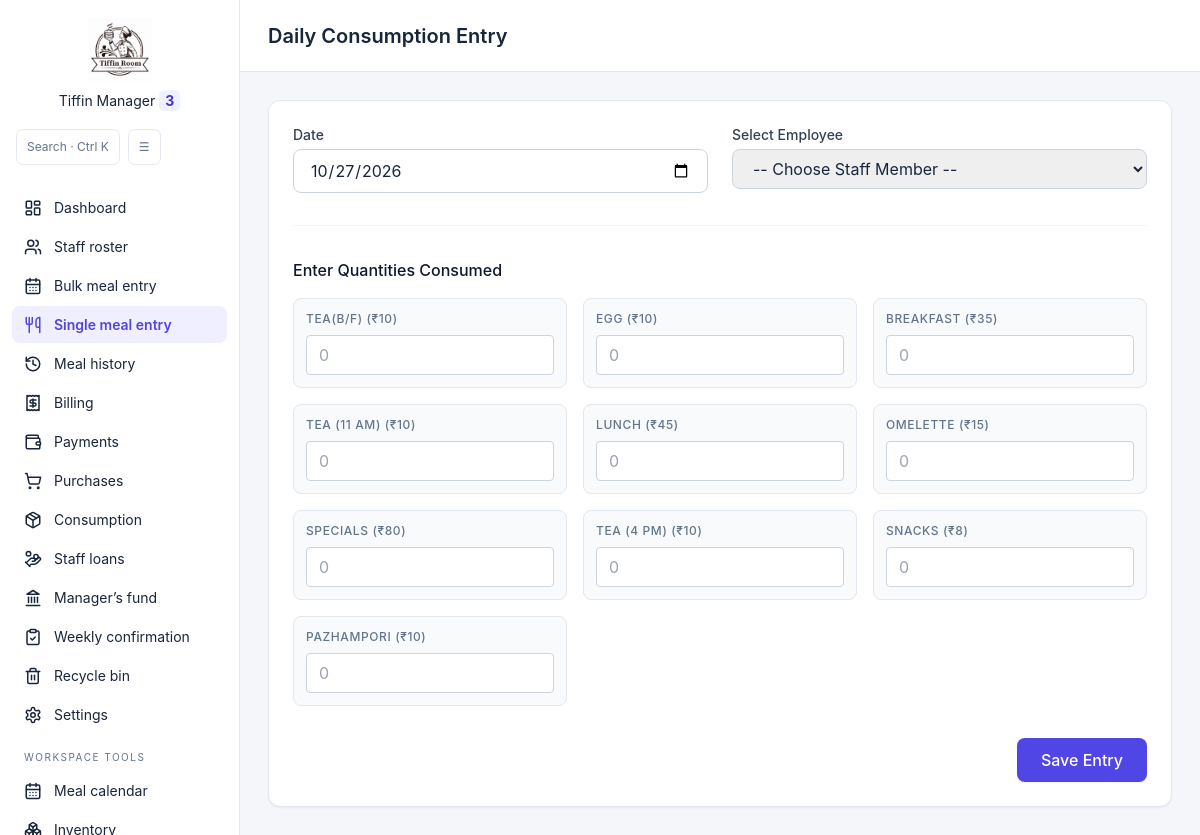
Page /log-meals on the committed database.
### tables this page shows
CREATE TABLE Items_Master (item_id INTEGER PRIMARY KEY AUTOINCREMENT, item_name TEXT UNIQUE NOT NULL, current_price REAL NOT NULL, is_active INTEGER DEFAULT 1, display_order INTEGER DEFAULT 999);

### app.py (the view, shortened to what this page needs)
@app.route("/log-meals", methods=["GET", "POST"])
def log_meals():
    success = request.args.get("success") == "1"
    conn = connect_db()
    cursor = conn.cursor()
    cursor.execute("SELECT * FROM Employees WHERE is_active = 1 ORDER BY name ASC")
    employees = cursor.fetchall()
    cursor.execute("SELECT * FROM Items_Master WHERE is_active = 1 ORDER BY display_order ASC, item_id ASC")
    items = cursor.fetchall()
    conn.close()
    return render_template("log_meals.html", employees=employees, items=items, success=success)

### app.py (called while the page is built, shortened)
def connect_db():
    connection = sqlite3.connect(DB_FILE, timeout=10)
    if has_request_context():
        g.setdefault("db_connections", []).append(connection)
    return connection

@app.teardown_request
def close_request_connections(error=None):
    for connection in g.pop("db_connections", []):
        connection.close()

@app.context_processor
def form_security():
    session.setdefault("csrf_token", secrets.token_hex(32))
    return {"csrf_token": session["csrf_token"], "submission_token": lambda: secrets.token_hex(24)}

@app.before_request
def validate_submission():
    for key in ("month", "filter_month", "report_month"):
        value = request.args.get(key)
    if request.method != "POST":
        return

@app.after_request
def finish_submission(response):
    if response.status_code >= 400:
        for connection in g.get("db_connections", []):
            try:
                connection.rollback()
            except sqlite3.ProgrammingError:
                pass  # Some handlers already closed their connection.
    if response.status_code >= 400 and getattr(g, "submission_token", None):
        with connect_db() as conn:
            conn.execute("DELETE FROM Form_Submissions WHERE token = ?", (g.submission_token,))
    if request.method == "POST" and response.status_code == 200:
        return redirect(request.path + "?success=1", code=303)
    return response

@app.context_processor
def inject_leadership():
    conn = connect_db()
    cursor = conn.cursor()
    try:
        cursor.execute("SELECT canteen_manager, committee_members FROM Global_Settings WHERE id = 1")
        row = cursor.fetchone()
        manager = row[0] if row and row[0] else "Aleena Jacob"
        committee = row[1] if row and row[1] else "Sabin P S, Abhilash, Sreelekshmi, Lekshmi"
    except Exception:
        manager = "Aleena Jacob"
        committee = "Sabin P S, Abhilash, Sreelekshmi, Lekshmi"
    finally:
        conn.close()
    return dict(canteen_manager=manager, committee_members=committee)

### templates/log_meals.html (shortened to what this page needs)
<!DOCTYPE html>
<html lang="en">
<head>
    <script src="/static/vendor/tailwind-3.4.17.js"></script>
<link rel="stylesheet" href="{{ url_for('static', filename='app.css') }}">
<meta name="csrf-token" content="{{ csrf_token }}"><meta name="submission-token" content="{{ submission_token() }}"><script src="{{ url_for('static', filename='app.js') }}"></script><link rel="stylesheet" href="/static/features.css"></head>
<body class="flex h-screen text-slate-800">
    {% include 'sidebar.html' %}
    <main class="flex-1 flex flex-col overflow-y-auto">
        <header class="h-16 bg-white border-b border-slate-200 flex items-center px-8 shrink-0">
            <h1 class="text-xl font-semibold">Daily Consumption Entry</h1>
        </header>
        <div class="p-8 max-w-3xl">
            <form action="/log-meals" method="POST" class="bg-white rounded-xl border border-slate-200 shadow-sm p-6">
                <div class="grid grid-cols-2 gap-6 mb-8 border-b border-slate-100 pb-8">
                    <div>
                        <label class="block text-sm font-medium text-slate-700 mb-1">Date</label>
                        <input type="date" name="log_date" required id="datePicker" class="w-full border border-slate-300 rounded-lg px-4 py-2 focus:ring-2 focus:ring-indigo-500 focus:outline-none">
                    </div>
                    <div>
                        <label class="block text-sm font-medium text-slate-700 mb-1">Select Employee</label>
                        <select name="employee_id" required class="w-full border border-slate-300 rounded-lg px-4 py-2 focus:ring-2 focus:ring-indigo-500 focus:outline-none">
                            <option value="">-- Choose Staff Member --</option>
                        </select>
                    </div>
                </div>
                <h3 class="font-medium text-slate-900 mb-4">Enter Quantities Consumed</h3>
                <div class="grid grid-cols-2 md:grid-cols-3 gap-4 mb-8">
                    {% for item in items %}
                    <div class="bg-slate-50 p-3 rounded-lg border border-slate-200">
                        <label class="block text-xs font-medium text-slate-500 uppercase tracking-wider mb-2">{{ item[1] }} (₹{{ "%.0f"|format(item[2]) }})</label>
                        <input type="number" name="qty_{{ item[1] }}" min="0" placeholder="0" class="w-full border border-slate-300 rounded bg-white px-3 py-1.5 focus:ring-2 focus:ring-indigo-500 focus:outline-none">
                    </div>
                    {% endfor %}
                </div>
                <div class="flex justify-end">
                    <button type="submit" class="bg-indigo-600 text-white px-6 py-2.5 rounded-lg shadow-sm hover:bg-indigo-700 font-medium">Save Entry</button>
                </div>
            </form>
        </div>
    </main>
{% include 'features/command.html' %}<script src="/static/features.js" defer></script></body>
</html>

### templates/sidebar.html (shortened to what this page needs)
<aside class="app-sidebar bg-white border-r border-slate-200 flex flex-col shrink-0">
<a href="/" class="app-brand"><img src="{{ url_for('static', filename='tiffin_banner.jpg') }}" alt="Canteen management"><span>Tiffin Manager <b>3</b></span></a>
<div class="sidebar-controls"><button type="button" data-command-open>Search · Ctrl K</button><button type="button" data-sidebar-toggle aria-label="Toggle navigation width">☰</button></div>
<nav aria-label="Main navigation">
<a title="Dashboard" aria-label="Dashboard" href="/" class="nav-link {{ 'is-active' if request.path == '/' else '' }}" {{ 'aria-current=page' if request.path == '/' else '' }}><i data-lucide="layout-dashboard"></i><span>Dashboard</span></a>
<a title="Staff roster" aria-label="Staff roster" href="/roster" class="nav-link {{ 'is-active' if request.path == '/roster' else '' }}" {{ 'aria-current=page' if request.path == '/roster' else '' }}><i data-lucide="users"></i><span>Staff roster</span></a>
<a title="Bulk meal entry" aria-label="Bulk meal entry" href="/bulk-log" class="nav-link {{ 'is-active' if request.path == '/bulk-log' else '' }}" {{ 'aria-current=page' if request.path == '/bulk-log' else '' }}><i data-lucide="calendar-days"></i><span>Bulk meal entry</span></a>
<a title="Single meal entry" aria-label="Single meal entry" href="/log-meals" class="nav-link {{ 'is-active' if request.path == '/log-meals' else '' }}" {{ 'aria-current=page' if request.path == '/log-meals' else '' }}><i data-lucide="utensils"></i><span>Single meal entry</span></a>
<a title="Meal history" aria-label="Meal history" href="/history" class="nav-link {{ 'is-active' if request.path == '/history' else '' }}" {{ 'aria-current=page' if request.path == '/history' else '' }}><i data-lucide="history"></i><span>Meal history</span></a>
<a title="Billing" aria-label="Billing" href="/billing" class="nav-link {{ 'is-active' if request.path == '/billing' else '' }}" {{ 'aria-current=page' if request.path == '/billing' else '' }}><i data-lucide="receipt"></i><span>Billing</span></a>
<a title="Payments" aria-label="Payments" href="/payments" class="nav-link {{ 'is-active' if request.path == '/payments' else '' }}" {{ 'aria-current=page' if request.path == '/payments' else '' }}><i data-lucide="wallet"></i><span>Payments</span></a>
<a title="Purchases" aria-label="Purchases" href="/purchases" class="nav-link {{ 'is-active' if request.path == '/purchases' else '' }}" {{ 'aria-current=page' if request.path == '/purchases' else '' }}><i data-lucide="shopping-cart"></i><span>Purchases</span></a>
<a title="Consumption" aria-label="Consumption" href="/consumption" class="nav-link {{ 'is-active' if request.path == '/consumption' else '' }}" {{ 'aria-current=page' if request.path == '/consumption' else '' }}><i data-lucide="package"></i><span>Consumption</span></a>
<a title="Staff loans" aria-label="Staff loans" href="/staff-loans" class="nav-link {{ 'is-active' if request.path == '/staff-loans' else '' }}" {{ 'aria-current=page' if request.path == '/staff-loans' else '' }}><i data-lucide="hand-coins"></i><span>Staff loans</span></a>
<a title="Manager’s fund" aria-label="Manager’s fund" href="/manager-fund" class="nav-link {{ 'is-active' if request.path == '/manager-fund' else '' }}" {{ 'aria-current=page' if request.path == '/manager-fund' else '' }}><i data-lucide="landmark"></i><span>Manager’s fund</span></a>
<a title="Weekly confirmation" aria-label="Weekly confirmation" href="/weekly-confirmation" class="nav-link {{ 'is-active' if request.path == '/weekly-confirmation' else '' }}" {{ 'aria-current=page' if request.path == '/weekly-confirmation' else '' }}><i data-lucide="clipboard-check"></i><span>Weekly confirmation</span></a>
<a title="Recycle bin" aria-label="Recycle bin" href="/recycle-bin" class="nav-link {{ 'is-active' if request.path == '/recycle-bin' else '' }}" {{ 'aria-current=page' if request.path == '/recycle-bin' else '' }}><i data-lucide="trash-2"></i><span>Recycle bin</span></a>
<a title="Settings" aria-label="Settings" href="/settings" class="nav-link {{ 'is-active' if request.path == '/settings' else '' }}" {{ 'aria-current=page' if request.path == '/settings' else '' }}><i data-lucide="settings"></i><span>Settings</span></a>
<span class="sidebar-section">Workspace tools</span>
<a href="/calendar" class="nav-link {{ 'is-active' if request.path == '/calendar' else '' }}" title="Meal calendar" aria-label="Meal calendar"><i data-lucide="calendar-days"></i><span>Meal calendar</span></a>
<a href="/inventory" class="nav-link {{ 'is-active' if request.path == '/inventory' else '' }}" title="Inventory" aria-label="Inventory"><i data-lucide="boxes"></i><span>Inventory</span></a>
</nav><div class="sidebar-footer">{% if config.get('PREVIEW_MODE') %}<strong>Preview · temporary data</strong>{% else %}Office canteen · Version 3{% endif %}</div></aside>

### static/app.css (style rules this page uses)
* { box-sizing:border-box }
body { margin:0;font-family:Inter,system-ui,-apple-system,"Segoe UI",sans-serif;color:#1e293b;background:#f8fafc }
body>main { min-width:0;width:100% }
.app-sidebar { width:240px;height:100dvh;overflow-y:auto }
.app-brand { display:flex;align-items:center;flex-direction:column;gap:8px;padding:18px;color:#334155;font-size:14px }
.app-brand img { height:64px;max-width:180px;object-fit:contain }
.app-brand b { background:#eef2ff;color:#4338ca;padding:2px 6px;border-radius:5px }
.app-sidebar nav { padding:12px;flex:1 }
.nav-link { display:flex;align-items:center;gap:12px;padding:10px 12px;margin:2px 0;border-radius:8px;color:#475569;font-size:14px;text-decoration:none }
.nav-link svg { width:18px;height:18px;flex-shrink:0 }
.nav-link.is-active { background:#eef2ff;color:#4338ca;font-weight:600 }
main>header { min-height:72px;height:auto!important;padding:16px 28px!important;gap:16px;flex-wrap:wrap }
main>div.p-8 { max-width:1600px;width:100%;margin-left:auto;margin-right:auto;padding:28px }
input,select,textarea { max-width:100%;min-height:40px }
button { min-height:36px }

### static/features.css (style rules this page uses)
:root { --surface:#fff;--canvas:#f5f6fa;--ink:#19253b;--muted:#64748b;--line:#e4e8f0;--brand:#5146d9;--tint:#f0efff;--shadow:0 4px 24px #14234506;color-scheme:light }
body { background:var(--canvas)!important;color:var(--ink)!important }
.block { display:block }
.sidebar-controls { display:flex;gap:8px;padding:0 16px 10px }
.sidebar-controls button { border:1px solid var(--line);background:var(--surface);border-radius:7px;padding:5px 10px;color:var(--muted);font-size:12px }
.sidebar-section { display:block;font-size:10px;text-transform:uppercase;letter-spacing:1.5px;color:var(--muted);padding:15px 12px 5px }
.app-sidebar { background:var(--surface)!important;border-color:var(--line);transition:width .2s }
.app-brand,.nav-link { color:var(--ink) }
.nav-link.is-active { background:var(--tint);color:var(--brand) }
.nav-link { padding:8px 12px;transition:background .15s }

### templates/log_meals.html (style rules this page uses)
body { font-family: 'Inter', sans-serif; background-color: #f8fafc; }

### rows in the picture
Items_Master: item_name "TEA(B/F)", current_price "10"
Items_Master: item_name "EGG", current_price "10"
Items_Master: item_name "BREAKFAST", current_price "35"
Items_Master: item_name "TEA (11 AM)", current_price "10"
Items_Master: item_name "LUNCH", current_price "45"
Items_Master: item_name "OMELETTE", current_price "15"
Items_Master: item_name "SPECIALS", current_price "80"
Items_Master: item_name "TEA (4 PM)", current_price "10"
Items_Master: item_name "SNACKS", current_price "8"
Items_Master: item_name "PAZHAMPORI", current_price "10"
